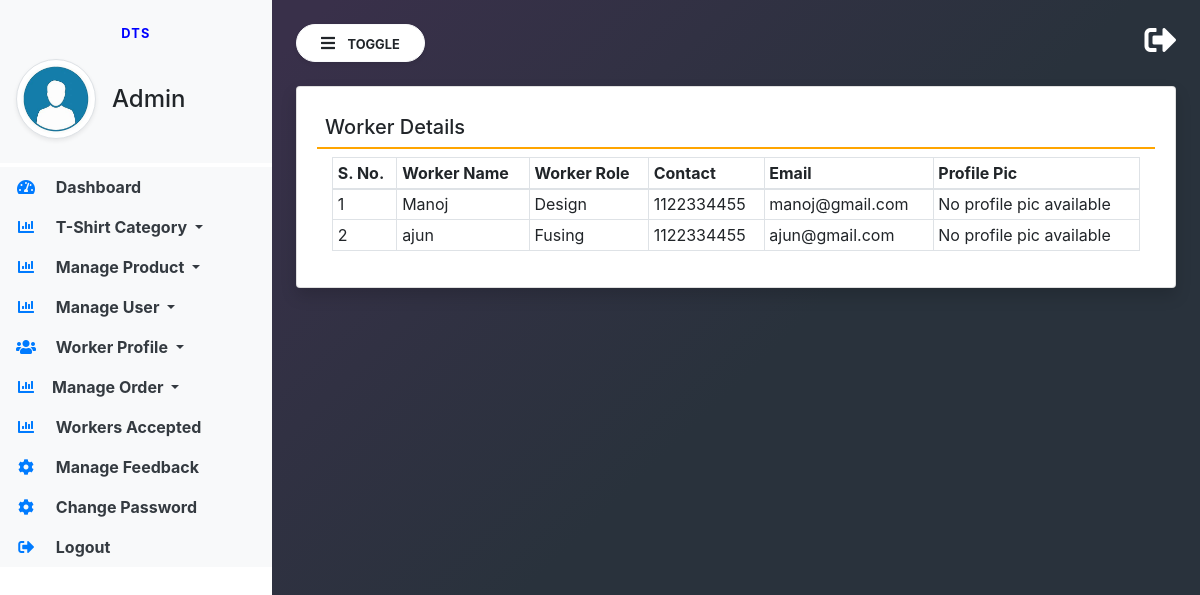
Screenshot of /worker_view/ with the database file from the repository.
### store_app/models.py (models this page shows, shortened)
class Designer(models.Model):
    user = models.ForeignKey (User, on_delete=models.CASCADE, null=True, blank=True)
    designer_name = models.CharField(max_length=100)
    contact = models.CharField(max_length=15, blank=True, null=True)
    email = models.EmailField(blank=True, null=True)
    profile_pic = models.ImageField(upload_to='designer_profiles/', blank=True, null=True)
    role_p = models.IntegerField(choices=ORDERSTATUS, default=1)

### E_shop/views.py (the view)
# urls.py: path('worker_view/', views.worker_view, name='worker_view'),
def worker_view(request):
    yt=Designer.objects.all()
    return render(request, 'admin/worker_view.html',{'yt':yt})

### templates/admin/worker_view.html
{% extends 'admin/admin_base.html' %}
{% block main %}
<div class="card shadow">
    <div class="card-body">
        <h5 class="p-2" style="border-bottom: 2px solid orange;">Worker Details</h5>
        <div class="container-fluid">
            <table class="table table-bordered table-sm" id="example">
                <thead>
                    <tr>
                        <th>S. No.</th>
                        <th>Worker Name</th>
                        <th>Worker Role</th>
                        <th>Contact</th>
                        <th>Email</th>
                        <th>Profile Pic</th>
                    </tr>
                </thead>
                <tbody>
                    {% for worker in yt %}
                    <tr>
                        <td>{{ forloop.counter }}</td>
                        <td>{{ worker.designer_name }}</td>
                        <td>{{ worker.get_role_p_display }}</td>
                        <td>{{ worker.contact }}</td>
                        <td>{{ worker.email }}</td>
                        <td>
                            {% if worker.profile_pic %}
                                <img src="{{ worker.profile_pic.url }}" width="50px" height="50px">
                            {% else %}
                                No profile pic available
                            {% endif %}
                        </td>
                    </tr>
                    {% endfor %}
                </tbody>
            </table>
        </div>
    </div>
</div>
{% endblock %}

### static/assets/css/admin_base_sideBar.css (style rules this page uses)
body { background-image : linear-gradient(135.9deg,rgba(57, 48, 74, 1) 16.4%,rgba(41, 50, 60, 1) 56.1%); min-height:100vh; }

### rows the page displays
Designer: designer_name "Manoj", role_p "Design", contact "1122334455", email "manoj@gmail.com", profile_pic "No profile pic available"
Designer: designer_name "ajun", role_p "Fusing", contact "1122334455", email "ajun@gmail.com", profile_pic "No profile pic available"
